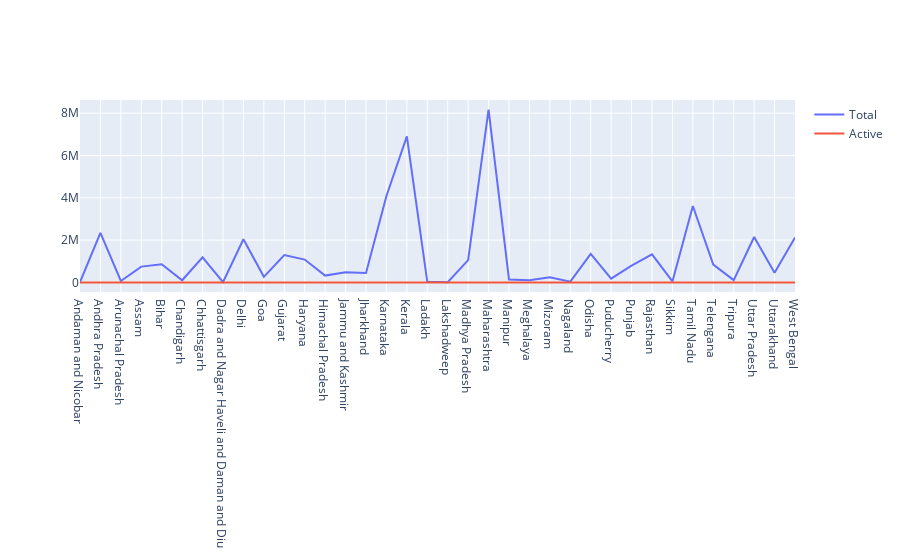

Source (notebook cell):
### Code cell
x = sd['State/UTs'].values
y1 = sd['Total Cases'].values
y2 = sd['Active'].values


fig= go.Figure()

fig.add_trace(go.Scatter(x=x, y=y1, name= "Total"))
fig.add_trace(go.Scatter(x=x, y=y2, name= "Active"))

fig.show()

### Figure 1 — Plotly figure (JSON) as saved in the notebook; plotly's stock layout.template omitted (floating-point values rounded to 4 significant figures)
{"data": [{"name": "Total", "type": "scatter", "x": ["Andaman and Nicobar", "Andhra Pradesh", "Arunachal Pradesh", "Assam", "Bihar", "Chandigarh", "Chhattisgarh", "Dadra and Nagar Haveli and Daman and Diu", "Delhi", "Goa", "Gujarat", "Haryana", "Himachal Pradesh", "Jammu and Kashmir", "Jharkhand", "Karnataka", "Kerala", "Ladakh", "Lakshadweep", "Madhya Pradesh", "Maharashtra", "Manipur", "Meghalaya", "Mizoram", "Nagaland", "Odisha", "Puducherry", "Punjab", "Rajasthan", "Sikkim", "Tamil Nadu", "Telengana", "Tripura", "Uttar Pradesh", "Uttarakhand", "West Bengal"], "y": [10766, 2340676, 67049, 746159, 855267, 100693, 1187695, 11592, 2040910, 263346, 1291383, 1078903, 322905, 482023, 443826, 4088769, 6907241, 29602, 11415, 1056351, 8171048, 140034, 96983, 239560, 36033, 1348409, 177547, 793644, 1326465, 44927, 3610655, 844432, 108493, 2145431, 452571, 2126282]}, {"name": "Active", "type": "scatter", "x": ["Andaman and Nicobar", "Andhra Pradesh", "Arunachal Pradesh", "Assam", "Bihar", "Chandigarh", "Chhattisgarh", "Dadra and Nagar Haveli and Daman and Diu", "Delhi", "Goa", "Gujarat", "Haryana", "Himachal Pradesh", "Jammu and Kashmir", "Jharkhand", "Karnataka", "Kerala", "Ladakh", "Lakshadweep", "Madhya Pradesh", "Maharashtra", "Manipur", "Meghalaya", "Mizoram", "Nagaland", "Odisha", "Puducherry", "Punjab", "Rajasthan", "Sikkim", "Tamil Nadu", "Telengana", "Tripura", "Uttar Pradesh", "Uttarakhand", "West Bengal"], "y": [0, 0, 0, 5, 1, 0, 0, 0, 14, 3, 5, 27, 4, 0, 1, 12, 18, 0, 0, 0, 214, 0, 3, 1, 0, 59, 0, 1233, 2, 4, 5, 8, 1, 57, 0, 135]}], "layout": {}}
